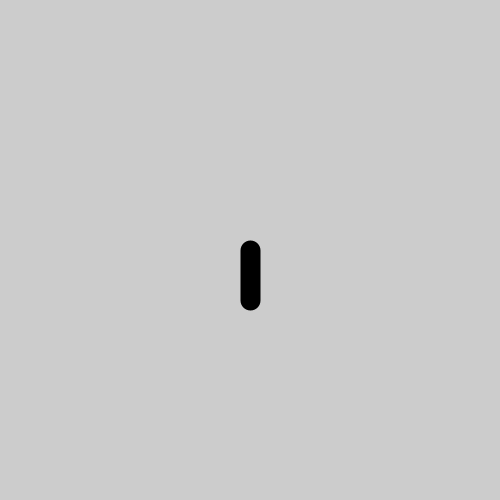
Frame 1 (no input)
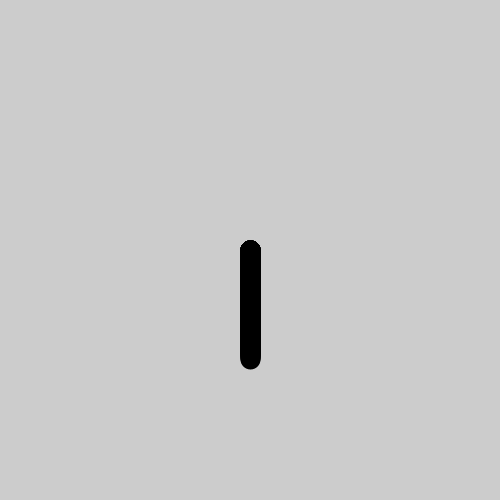
Frame 60 (the mouse pressed at the canvas centre just before this capture)
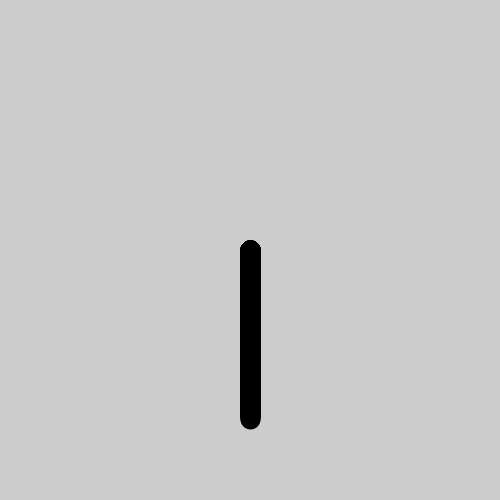
Frame 120 (the mouse held since frame 60 and released just before this capture)

The Processing sketch that drew these frames (run headless with seeded random() and noise(); from frame 60 on, the mouse is pressed at the canvas centre):

// Processing sketch: Audio_Visualiser
// ── Audio_Visualiser.pde
PVector linea, lineb;
float x, y;

void setup() {
  size(500,500);
  linea = new PVector(0,50);
  lineb = new PVector(-50,50);
  x = width/2;
  y = height/2;
}

void draw() {
  strokeWeight(20);
  line(x, y, x + linea.x, y + linea.y);
  linea.sub(new PVector(0, -1));
}
